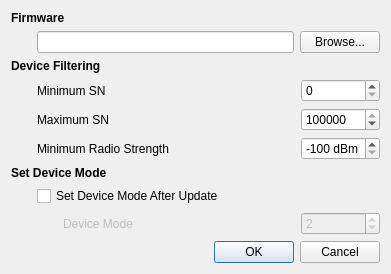
<?xml version="1.0" encoding="UTF-8"?>
<ui version="4.0">
 <class>BulkUpdateFirmwareDialog</class>
 <widget class="QDialog" name="BulkUpdateFirmwareDialog">
  <property name="geometry">
   <rect>
    <x>0</x>
    <y>0</y>
    <width>387</width>
    <height>262</height>
   </rect>
  </property>
  <property name="windowTitle">
   <string>Bulk Update Firmware</string>
  </property>
  <layout class="QGridLayout" name="gridLayout" columnstretch="0,0,1,0">
   <item row="0" column="0" colspan="4">
    <widget class="QLabel" name="firmwareLabel">
     <property name="font">
      <font>
       <weight>75</weight>
       <bold>true</bold>
      </font>
     </property>
     <property name="text">
      <string>Firmware</string>
     </property>
    </widget>
   </item>
   <item row="1" column="0">
    <spacer name="horizontalSpacer_6">
     <property name="orientation">
      <enum>Qt::Horizontal</enum>
     </property>
     <property name="sizeType">
      <enum>QSizePolicy::Fixed</enum>
     </property>
     <property name="sizeHint" stdset="0">
      <size>
       <width>20</width>
       <height>13</height>
      </size>
     </property>
    </spacer>
   </item>
   <item row="1" column="1" colspan="3">
    <layout class="QHBoxLayout" name="horizontalLayout">
     <item>
      <widget class="QLineEdit" name="firmwareLocation"/>
     </item>
     <item>
      <widget class="QPushButton" name="browseButton">
       <property name="text">
        <string>Browse...</string>
       </property>
      </widget>
     </item>
    </layout>
   </item>
   <item row="2" column="0" colspan="4">
    <widget class="QLabel" name="serialRangeLabel">
     <property name="font">
      <font>
       <weight>75</weight>
       <bold>true</bold>
      </font>
     </property>
     <property name="text">
      <string>Device Filtering</string>
     </property>
    </widget>
   </item>
   <item row="3" column="1" colspan="2">
    <widget class="QLabel" name="minSerialLabel">
     <property name="text">
      <string>Minimum SN</string>
     </property>
    </widget>
   </item>
   <item row="3" column="3">
    <widget class="QSpinBox" name="minSerial">
     <property name="maximum">
      <number>2147483647</number>
     </property>
    </widget>
   </item>
   <item row="4" column="1" colspan="2">
    <widget class="QLabel" name="maxSerialLabel">
     <property name="text">
      <string>Maximum SN</string>
     </property>
    </widget>
   </item>
   <item row="4" column="3">
    <widget class="QSpinBox" name="maxSerial">
     <property name="maximum">
      <number>2147483647</number>
     </property>
     <property name="value">
      <number>2147483647</number>
     </property>
    </widget>
   </item>
   <item row="6" column="0" colspan="4">
    <widget class="QLabel" name="setDeviceModeLabel">
     <property name="font">
      <font>
       <weight>75</weight>
       <bold>true</bold>
      </font>
     </property>
     <property name="text">
      <string>Set Device Mode</string>
     </property>
    </widget>
   </item>
   <item row="7" column="1" colspan="3">
    <widget class="QCheckBox" name="setDeviceMode">
     <property name="text">
      <string>Set Device Mode After Update</string>
     </property>
    </widget>
   </item>
   <item row="8" column="1">
    <spacer name="horizontalSpacer_5">
     <property name="orientation">
      <enum>Qt::Horizontal</enum>
     </property>
     <property name="sizeType">
      <enum>QSizePolicy::Fixed</enum>
     </property>
     <property name="sizeHint" stdset="0">
      <size>
       <width>20</width>
       <height>13</height>
      </size>
     </property>
    </spacer>
   </item>
   <item row="8" column="2">
    <widget class="QLabel" name="deviceModeLabel">
     <property name="enabled">
      <bool>false</bool>
     </property>
     <property name="text">
      <string>Device Mode</string>
     </property>
    </widget>
   </item>
   <item row="8" column="3">
    <widget class="QSpinBox" name="deviceMode">
     <property name="enabled">
      <bool>false</bool>
     </property>
     <property name="maximum">
      <number>255</number>
     </property>
     <property name="value">
      <number>2</number>
     </property>
    </widget>
   </item>
   <item row="9" column="0" colspan="4">
    <spacer name="verticalSpacer_8">
     <property name="orientation">
      <enum>Qt::Vertical</enum>
     </property>
     <property name="sizeHint" stdset="0">
      <size>
       <width>369</width>
       <height>2</height>
      </size>
     </property>
    </spacer>
   </item>
   <item row="10" column="0" colspan="4">
    <widget class="QDialogButtonBox" name="buttonBox">
     <property name="orientation">
      <enum>Qt::Horizontal</enum>
     </property>
     <property name="standardButtons">
      <set>QDialogButtonBox::Cancel|QDialogButtonBox::Ok</set>
     </property>
    </widget>
   </item>
   <item row="5" column="1" colspan="2">
    <widget class="QLabel" name="radioStrengthLabel">
     <property name="text">
      <string>Minimum Radio Strength</string>
     </property>
    </widget>
   </item>
   <item row="5" column="3">
    <widget class="QSpinBox" name="radioStrength">
     <property name="suffix">
      <string> dBm</string>
     </property>
     <property name="minimum">
      <number>-100</number>
     </property>
     <property name="maximum">
      <number>0</number>
     </property>
     <property name="value">
      <number>-100</number>
     </property>
    </widget>
   </item>
  </layout>
 </widget>
 <tabstops>
  <tabstop>firmwareLocation</tabstop>
  <tabstop>browseButton</tabstop>
  <tabstop>minSerial</tabstop>
  <tabstop>maxSerial</tabstop>
  <tabstop>setDeviceMode</tabstop>
  <tabstop>deviceMode</tabstop>
  <tabstop>buttonBox</tabstop>
 </tabstops>
 <resources/>
 <connections>
  <connection>
   <sender>buttonBox</sender>
   <signal>accepted()</signal>
   <receiver>BulkUpdateFirmwareDialog</receiver>
   <slot>accept()</slot>
   <hints>
    <hint type="sourcelabel">
     <x>227</x>
     <y>218</y>
    </hint>
    <hint type="destinationlabel">
     <x>157</x>
     <y>235</y>
    </hint>
   </hints>
  </connection>
  <connection>
   <sender>buttonBox</sender>
   <signal>rejected()</signal>
   <receiver>BulkUpdateFirmwareDialog</receiver>
   <slot>reject()</slot>
   <hints>
    <hint type="sourcelabel">
     <x>295</x>
     <y>224</y>
    </hint>
    <hint type="destinationlabel">
     <x>286</x>
     <y>235</y>
    </hint>
   </hints>
  </connection>
  <connection>
   <sender>setDeviceMode</sender>
   <signal>toggled(bool)</signal>
   <receiver>deviceModeLabel</receiver>
   <slot>setEnabled(bool)</slot>
   <hints>
    <hint type="sourcelabel">
     <x>138</x>
     <y>160</y>
    </hint>
    <hint type="destinationlabel">
     <x>143</x>
     <y>175</y>
    </hint>
   </hints>
  </connection>
  <connection>
   <sender>setDeviceMode</sender>
   <signal>toggled(bool)</signal>
   <receiver>deviceMode</receiver>
   <slot>setEnabled(bool)</slot>
   <hints>
    <hint type="sourcelabel">
     <x>193</x>
     <y>155</y>
    </hint>
    <hint type="destinationlabel">
     <x>360</x>
     <y>182</y>
    </hint>
   </hints>
  </connection>
 </connections>
</ui>
